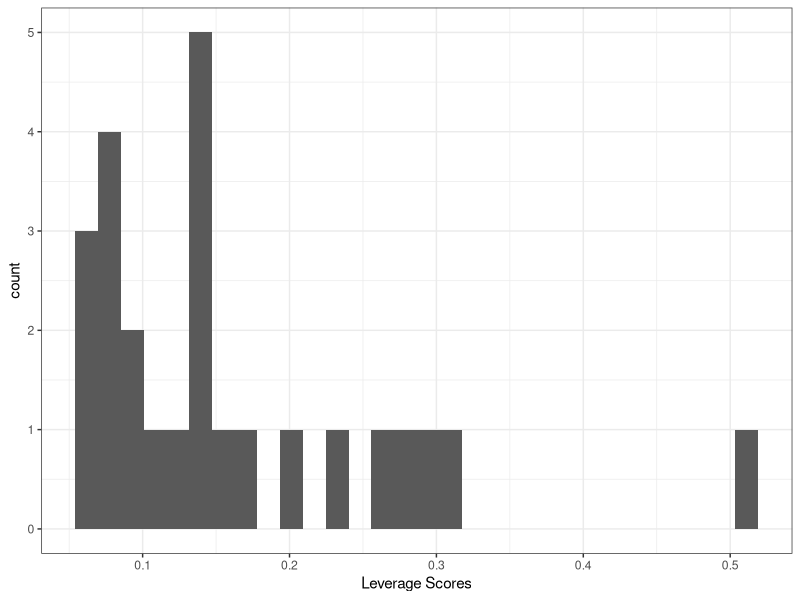

Generate this figure with R:
## ---- chunk 1
linear.model <- lm(Sepal.Length ~., data = iris[1:25,-5])
print(linear.model)

influences <- influence(linear.model)
print(names(influences))
## ---- chunk 2
library(ggplot2)
library(dplyr)
data.frame(hat = influences$hat) %>% 
  ggplot(aes(x = hat))+
  geom_histogram()+
  theme_bw()+
  labs(x = "Leverage Scores")
## ---- chunk 3
# Look at the point with the highest leverage score
print(iris[which.max(influences$hat),-c(5)])
print(colMeans(iris[1:25,-c(5)]))
print(cor(iris[1:25,-c(1,5)]))
## ---- chunk 4
# Can see the difference in coefficients when observation 24 left out
print(linear.model)
print(linear.model$coefficients+influences$coefficients[24,])
